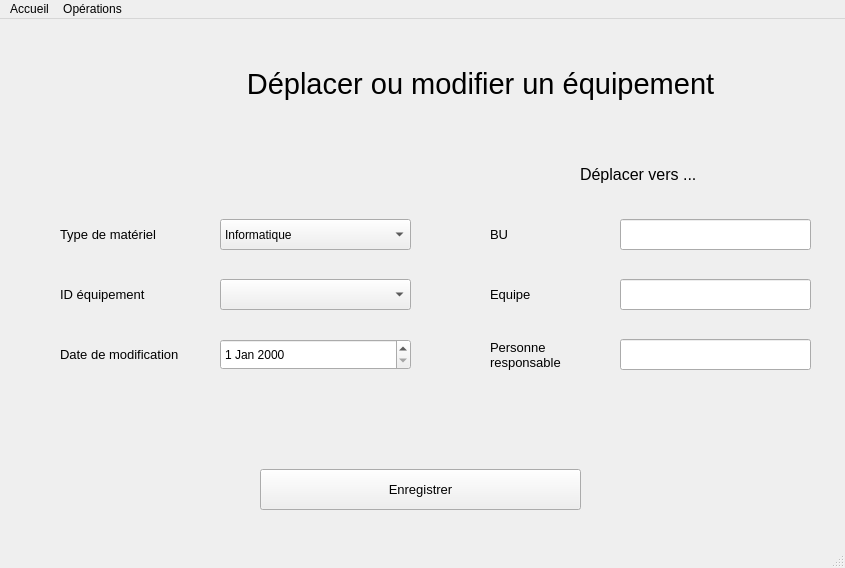
<?xml version="1.0" encoding="UTF-8"?>
<ui version="4.0">
 <class>Accueil</class>
 <widget class="QMainWindow" name="Accueil">
  <property name="geometry">
   <rect>
    <x>0</x>
    <y>0</y>
    <width>845</width>
    <height>568</height>
   </rect>
  </property>
  <property name="windowTitle">
   <string>MainWindow</string>
  </property>
  <widget class="QWidget" name="centralwidget">
   <widget class="QLabel" name="Title">
    <property name="geometry">
     <rect>
      <x>200</x>
      <y>30</y>
      <width>561</width>
      <height>71</height>
     </rect>
    </property>
    <property name="font">
     <font>
      <pointsize>22</pointsize>
     </font>
    </property>
    <property name="text">
     <string>&lt;html&gt;&lt;head/&gt;&lt;body&gt;&lt;p align=&quot;center&quot;&gt;Déplacer ou modifier un équipement&lt;/p&gt;&lt;/body&gt;&lt;/html&gt;</string>
    </property>
   </widget>
   <widget class="QLabel" name="logo">
    <property name="geometry">
     <rect>
      <x>10</x>
      <y>10</y>
      <width>131</width>
      <height>71</height>
     </rect>
    </property>
    <property name="maximumSize">
     <size>
      <width>282</width>
      <height>160</height>
     </size>
    </property>
    <property name="sizeIncrement">
     <size>
      <width>1</width>
      <height>2</height>
     </size>
    </property>
    <property name="text">
     <string/>
    </property>
    <property name="pixmap">
     <pixmap>../../Hardis-Blockchain/logo.png</pixmap>
    </property>
    <property name="scaledContents">
     <bool>true</bool>
    </property>
   </widget>
   <widget class="QLabel" name="logout">
    <property name="geometry">
     <rect>
      <x>816</x>
      <y>10</y>
      <width>21</width>
      <height>21</height>
     </rect>
    </property>
    <property name="text">
     <string/>
    </property>
    <property name="pixmap">
     <pixmap>../../Hardis-Blockchain/log-out.jpg</pixmap>
    </property>
    <property name="scaledContents">
     <bool>true</bool>
    </property>
   </widget>
   <widget class="QLabel" name="IDequipement_label">
    <property name="geometry">
     <rect>
      <x>60</x>
      <y>250</y>
      <width>171</width>
      <height>51</height>
     </rect>
    </property>
    <property name="font">
     <font>
      <pointsize>10</pointsize>
     </font>
    </property>
    <property name="text">
     <string>ID équipement</string>
    </property>
   </widget>
   <widget class="QLabel" name="dateDeplcement_label">
    <property name="geometry">
     <rect>
      <x>60</x>
      <y>310</y>
      <width>171</width>
      <height>51</height>
     </rect>
    </property>
    <property name="font">
     <font>
      <pointsize>10</pointsize>
     </font>
    </property>
    <property name="text">
     <string>Date de modification</string>
    </property>
   </widget>
   <widget class="QLineEdit" name="BU">
    <property name="geometry">
     <rect>
      <x>620</x>
      <y>200</y>
      <width>191</width>
      <height>31</height>
     </rect>
    </property>
   </widget>
   <widget class="QPushButton" name="Enregistrer">
    <property name="geometry">
     <rect>
      <x>260</x>
      <y>450</y>
      <width>321</width>
      <height>41</height>
     </rect>
    </property>
    <property name="font">
     <font>
      <pointsize>10</pointsize>
      <italic>false</italic>
     </font>
    </property>
    <property name="cursor">
     <cursorShape>ArrowCursor</cursorShape>
    </property>
    <property name="mouseTracking">
     <bool>false</bool>
    </property>
    <property name="text">
     <string>Enregistrer</string>
    </property>
    <property name="flat">
     <bool>false</bool>
    </property>
   </widget>
   <widget class="QComboBox" name="type_menu">
    <property name="geometry">
     <rect>
      <x>220</x>
      <y>200</y>
      <width>191</width>
      <height>31</height>
     </rect>
    </property>
    <item>
     <property name="text">
      <string>Informatique</string>
     </property>
    </item>
    <item>
     <property name="text">
      <string>Téléphonie</string>
     </property>
    </item>
    <item>
     <property name="text">
      <string>Cuisine</string>
     </property>
    </item>
    <item>
     <property name="text">
      <string>Meuble</string>
     </property>
    </item>
   </widget>
   <widget class="QComboBox" name="IDequipement">
    <property name="geometry">
     <rect>
      <x>220</x>
      <y>260</y>
      <width>191</width>
      <height>31</height>
     </rect>
    </property>
   </widget>
   <widget class="QLabel" name="deplacer_vers">
    <property name="geometry">
     <rect>
      <x>580</x>
      <y>140</y>
      <width>131</width>
      <height>31</height>
     </rect>
    </property>
    <property name="font">
     <font>
      <pointsize>12</pointsize>
     </font>
    </property>
    <property name="text">
     <string>Déplacer vers ...</string>
    </property>
   </widget>
   <widget class="QLineEdit" name="responsable">
    <property name="geometry">
     <rect>
      <x>620</x>
      <y>320</y>
      <width>191</width>
      <height>31</height>
     </rect>
    </property>
    <property name="text">
     <string/>
    </property>
   </widget>
   <widget class="QDateEdit" name="dateDeplacement">
    <property name="geometry">
     <rect>
      <x>220</x>
      <y>320</y>
      <width>191</width>
      <height>31</height>
     </rect>
    </property>
   </widget>
   <widget class="QLabel" name="BU_label">
    <property name="geometry">
     <rect>
      <x>490</x>
      <y>190</y>
      <width>111</width>
      <height>51</height>
     </rect>
    </property>
    <property name="font">
     <font>
      <pointsize>10</pointsize>
     </font>
    </property>
    <property name="text">
     <string>BU</string>
    </property>
   </widget>
   <widget class="QLabel" name="responsable_label">
    <property name="geometry">
     <rect>
      <x>490</x>
      <y>310</y>
      <width>111</width>
      <height>51</height>
     </rect>
    </property>
    <property name="font">
     <font>
      <pointsize>10</pointsize>
     </font>
    </property>
    <property name="text">
     <string>Personne
responsable</string>
    </property>
   </widget>
   <widget class="QLabel" name="Type">
    <property name="geometry">
     <rect>
      <x>60</x>
      <y>190</y>
      <width>171</width>
      <height>51</height>
     </rect>
    </property>
    <property name="font">
     <font>
      <pointsize>10</pointsize>
     </font>
    </property>
    <property name="text">
     <string>Type de matériel</string>
    </property>
   </widget>
   <widget class="QLineEdit" name="equipe">
    <property name="geometry">
     <rect>
      <x>620</x>
      <y>260</y>
      <width>191</width>
      <height>31</height>
     </rect>
    </property>
    <property name="text">
     <string/>
    </property>
   </widget>
   <widget class="QLabel" name="equipe_label">
    <property name="geometry">
     <rect>
      <x>490</x>
      <y>250</y>
      <width>111</width>
      <height>51</height>
     </rect>
    </property>
    <property name="font">
     <font>
      <pointsize>10</pointsize>
     </font>
    </property>
    <property name="text">
     <string>Equipe</string>
    </property>
   </widget>
  </widget>
  <widget class="QMenuBar" name="menubar">
   <property name="geometry">
    <rect>
     <x>0</x>
     <y>0</y>
     <width>845</width>
     <height>22</height>
    </rect>
   </property>
   <widget class="QMenu" name="menuHardis_Materiel">
    <property name="title">
     <string>Accueil</string>
    </property>
    <addaction name="actionAccueil"/>
    <addaction name="actionParam_tres"/>
    <addaction name="actionQuitter"/>
   </widget>
   <widget class="QMenu" name="menuEnregistrer_materiel">
    <property name="title">
     <string>Opérations</string>
    </property>
    <addaction name="actionEnregistrer_mat_riel"/>
    <addaction name="actionD_placer_mat_riel"/>
    <addaction name="actionConsulter_mat_riel"/>
   </widget>
   <addaction name="menuHardis_Materiel"/>
   <addaction name="menuEnregistrer_materiel"/>
  </widget>
  <widget class="QStatusBar" name="statusbar"/>
  <action name="actionEnregistrer_mat_riel">
   <property name="text">
    <string>Enregistrer matériel</string>
   </property>
  </action>
  <action name="actionD_placer_mat_riel">
   <property name="text">
    <string>Déplacer matériel</string>
   </property>
  </action>
  <action name="actionConsulter_mat_riel">
   <property name="text">
    <string>Consulter matériel</string>
   </property>
  </action>
  <action name="actionAccueil">
   <property name="text">
    <string>Accueil</string>
   </property>
  </action>
  <action name="actionParam_tres">
   <property name="text">
    <string>Paramètres</string>
   </property>
  </action>
  <action name="actionQuitter">
   <property name="text">
    <string>Quitter</string>
   </property>
  </action>
 </widget>
 <resources/>
 <connections/>
</ui>
